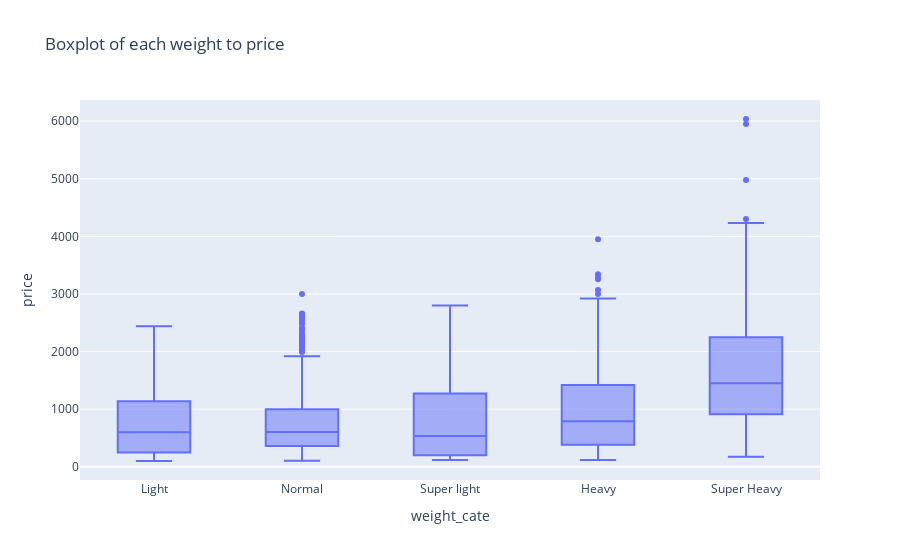

Write notebook code for a chart like this one.
### Markdown cell above
**Biểu đồ boxplot thể hiện phân phối dữ liệu của các loại giá trị phân biệt của biến 'weight' thông qua tứ phân vị.**

### Code cell
px.box(data, x='weight_cate', y='price', title='Boxplot of each weight to price').show()

### Figure 1 — Plotly figure (JSON) as saved in the notebook; plotly's stock layout.template omitted (floating-point values rounded to 4 significant figures; data arrays with more than 128 entries replaced by an {"elided": "..."} marker saying what was removed)
{"data": [{"alignmentgroup": "True", "hovertemplate": "weight_cate=%{x}<br>price=%{y}<extra></extra>", "legendgroup": "", "marker": {"color": "#636efa"}, "name": "", "notched": false, "offsetgroup": "", "orientation": "v", "showlegend": false, "type": "box", "x": {"elided": "1145 str values"}, "x0": " ", "xaxis": "x", "y": {"elided": "1145 int values"}, "y0": " ", "yaxis": "y"}], "layout": {"boxmode": "group", "legend": {"tracegroupgap": 0}, "title": {"text": "Boxplot of each weight to price"}, "xaxis": {"anchor": "y", "domain": [0, 1], "title": {"text": "weight_cate"}}, "yaxis": {"anchor": "x", "domain": [0, 1], "title": {"text": "price"}}}}
